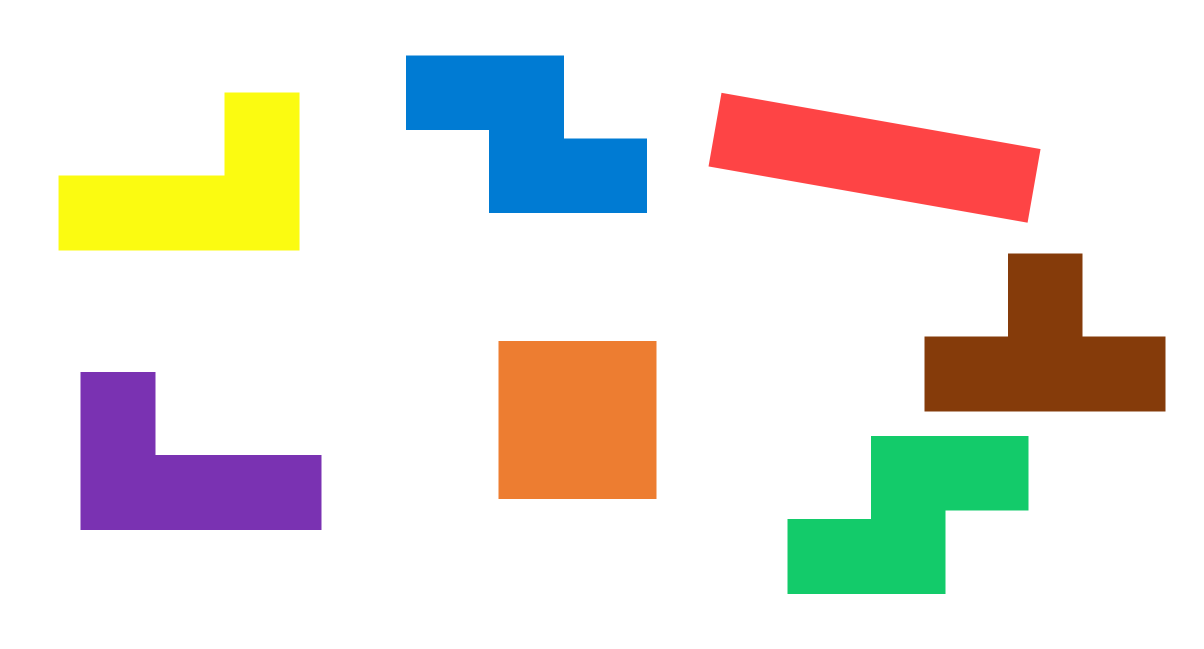
#> input picture identify_coordinate_angles/image_1.png, 2407 x 1297 px (shown at 1/2 size)
$ python detect_tetris.py
#> lines starting #> are read from the running program, lines starting #| are printed output that depends on the picture; after the words box and inside, x2 and y2 are one past the last pixel; in counts of white or black regions, pixels touching at a corner belong together
import cv2
import numpy as np
import math
import sys

# =============================================================================
# 物理参数 (Physical Parameters)
# =============================================================================
BLOCK_SIZE_MM = 18      # 单个基础块边长 (mm)
GAP_MM = 2              # 基础块之间间距 (mm)
BLOCK_PITCH_MM = BLOCK_SIZE_MM + GAP_MM  # 20mm, 块中心到相邻块中心的距离

# =============================================================================
# HSV 颜色范围
# O(Orange) 和 T(Brown) 的 H 值几乎相同 (~12), 需要用 V(明度) 区分:
#   O: V > 200 (明亮橙色)
#   T: V < 195 (暗棕色)
# =============================================================================
COLOR_RANGES = {
    'J': [([125, 80, 80], [150, 255, 255])],                                    # 紫色
    'L': [([22, 100, 100], [38, 255, 255])],                                     # 黄色
    'Z': [([90, 100, 80], [115, 255, 255])],                                     # 蓝色
    'N': [([60, 100, 80], [90, 255, 255])],                                      # 绿色
    'O': [([5, 150, 200], [20, 255, 255])],                                      # 橙色 (高明度)
    'T': [([5, 100, 50], [20, 255, 195])],                                       # 棕色 (低明度)
    'I': [([170, 80, 80], [180, 255, 255]), ([0, 80, 80], [5, 255, 255])],       # 红色
}


def classify_by_geometry(w, h, solidity):
    """
    根据 minAreaRect 的长宽比和 solidity 粗分类。
    w > h 已保证。
    """
    aspect = w / h if h > 0 else 0
    if aspect > 3.2:
        return 'I'          # 长条型 4:1
    elif aspect < 1.15 and solidity > 0.95:
        return 'O'          # 正方形 1:1
    else:
        return '4block'     # T, L, J, Z, N: aspect ~1.5, solidity ~0.8


def find_target_center_by_grid(cnt, shape_type, mask_shape):
    """
    通用的目标中心点定位函数 (栅格化分析法)。

    核心思路:
    1. 利用 minAreaRect 将方块旋转到水平(0度)
    2. 裁剪出方块区域
    3. 将裁剪区域划分为 rows x cols 的栅格 (如 2x3)
    4. 分析每个格子的占用率, 得到二值化网格
    5. 根据网格布局找到目标块:
       - L/J: 有 2 个垂直邻居的块 (转角块)
       - T: 有 3 个邻居的块 (中间块)
       - Z/N/I/O: 所有被占用格子的几何平均中心
    6. 将目标块的坐标逆旋转回原图

    参数:
        cnt: 轮廓
        shape_type: 形状类型 ('L', 'J', 'T', 'Z', 'N', 'I', 'O')
        mask_shape: 原图 mask 的 shape (height, width)
    返回:
        ((x, y), binary_grid): 原图中心坐标 和 二值化栅格 (用于角度计算)
    """
    rect = cv2.minAreaRect(cnt)
    center, (rw, rh), angle = rect

    # 确保 rw >= rh
    if rw < rh:
        rw, rh = rh, rw
        angle += 90
    while angle > 90:
        angle -= 180
    while angle <= -90:
        angle += 180

    # --- 步骤 1: 创建填充 mask 并旋转到 0 度 ---
    single_mask = np.zeros(mask_shape, dtype=np.uint8)
    cv2.drawContours(single_mask, [cnt], -1, 255, -1)

    M = cv2.getRotationMatrix2D(center, angle, 1.0)
    h_img, w_img = mask_shape
    rotated = cv2.warpAffine(single_mask, M, (w_img, h_img))

    # --- 步骤 2: 裁剪 ---
    margin = 5
    cx, cy = int(center[0]), int(center[1])
    half_w, half_h = int(rw / 2) + margin, int(rh / 2) + margin
    x1 = max(0, cx - half_w)
    y1 = max(0, cy - half_h)
    x2 = min(w_img, cx + half_w)
    y2 = min(h_img, cy + half_h)
    crop = rotated[y1:y2, x1:x2]

    if crop.size == 0:
        Mo = cv2.moments(cnt)
        if Mo['m00'] > 0:
            return ((Mo['m10'] / Mo['m00'], Mo['m01'] / Mo['m00']), None)
        return ((center[0], center[1]), None)

    crop_h, crop_w = crop.shape

    # --- 步骤 3: 确定栅格尺寸 ---
    if shape_type == 'I':
        grid_rows, grid_cols = 1, 4
    elif shape_type == 'O':
        grid_rows, grid_cols = 2, 2
    else:
        grid_rows, grid_cols = 2, 3

    # --- 步骤 4: 计算每个格子的占用率 ---
    grid = np.zeros((grid_rows, grid_cols))
    for r in range(grid_rows):
        for c in range(grid_cols):
            gy1 = int(r * crop_h / grid_rows)
            gy2 = int((r + 1) * crop_h / grid_rows)
            gx1 = int(c * crop_w / grid_cols)
            gx2 = int((c + 1) * crop_w / grid_cols)
            cell = crop[gy1:gy2, gx1:gx2]
            if cell.size > 0:
                grid[r, c] = np.sum(cell > 0) / cell.size

    binary = (grid > 0.5).astype(int)

    # --- 步骤 5: 根据形状类型找到目标格子 ---
    occupied = np.argwhere(binary == 1)
    target_r, target_c = -1, -1

    if shape_type in ['L', 'J']:
        for (r, c) in occupied:
            neighbors = []
            for dr, dc in [(-1, 0), (1, 0), (0, -1), (0, 1)]:
                nr, nc = r + dr, c + dc
                if 0 <= nr < grid_rows and 0 <= nc < grid_cols and binary[nr, nc] == 1:
                    neighbors.append((dr, dc))
            if len(neighbors) == 2:
                (d1r, d1c), (d2r, d2c) = neighbors
                if d1r * d2r + d1c * d2c == 0:
                    target_r, target_c = r, c
                    break

    elif shape_type == 'T':
        for (r, c) in occupied:
            neighbor_count = 0
            for dr, dc in [(-1, 0), (1, 0), (0, -1), (0, 1)]:
                nr, nc = r + dr, c + dc
                if 0 <= nr < grid_rows and 0 <= nc < grid_cols and binary[nr, nc] == 1:
                    neighbor_count += 1
            if neighbor_count == 3:
                target_r, target_c = r, c
                break

    # --- 步骤 6: 计算目标中心并逆旋转回原图 ---
    if target_r >= 0 and target_c >= 0:
        cell_w = crop_w / grid_cols
        cell_h = crop_h / grid_rows
        target_cx = (target_c + 0.5) * cell_w
        target_cy = (target_r + 0.5) * cell_h
    else:
        if len(occupied) > 0:
            cell_w = crop_w / grid_cols
            cell_h = crop_h / grid_rows
            avg_c = np.mean(occupied[:, 1])
            avg_r = np.mean(occupied[:, 0])
            target_cx = (avg_c + 0.5) * cell_w
            target_cy = (avg_r + 0.5) * cell_h
        else:
            target_cx = crop_w / 2
            target_cy = crop_h / 2

    full_x = x1 + target_cx
    full_y = y1 + target_cy

    M_full = np.vstack([M, [0, 0, 1]])
    M_inv = np.linalg.inv(M_full)
    pt_orig = M_inv @ np.array([full_x, full_y, 1.0])

    return ((pt_orig[0], pt_orig[1]), binary)


def compute_canonical_angle(shape_type, long_axis_angle, binary_grid):
    """
    计算方块相对于"正方向"的旋转角度。

    正方向定义 (所有方块在正方向时, "特征/凸起" 朝上):
      - L: 躺倒, 凸角朝上     ■         正方向时长边水平, 凸角在 top-left
                              ■ ■ ■
      - J: 躺倒, 凸角朝上         ■     正方向时长边水平, 凸角在 top-right
                              ■ ■ ■
      - T: 凸起朝上             ■       正方向时长边水平, 凸起在 top-center
                              ■ ■ ■
      - Z: 长边在底部          ■ ■       正方向时长边水平, 偏移在 top-left
                                ■ ■
      - N: 长边在底部            ■ ■     正方向时长边水平, 偏移在 top-right
                              ■ ■
      - I: 竖直, 向上          ■         正方向时长边竖直 (长边角度=90度)
                              ■
                              ■
      - O: 平放, 向上          ■ ■       正方向时边水平 (角度=0度)
                              ■ ■

    参数:
        shape_type: 方块类型
        long_axis_angle: minAreaRect 的长边角度 (已归一化到 [-90, 90)), 单位度
        binary_grid: 栅格化后的二值网格 (2x3, 1x4, 或 2x2)
    返回:
        rotation_deg: 相对于正方向的旋转角度, 范围 (-180, 180]
                      正值 = 顺时针旋转 (图像坐标系, y轴向下)
    """
    # long_axis_angle 是长边相对水平线的角度, 范围 [-90, 90)
    # 当方块旋转校正到 0 度后, 长边是水平的
    # binary_grid 是在校正后拍的栅格

    # ===== I 型: 正方向是竖直 (长边角度 = 90 度) =====
    if shape_type == 'I':
        # 正方向: 长边竖直 = 90 度
        # 当前长边角度 = long_axis_angle
        # 偏差 = long_axis_angle - 90
        rotation = long_axis_angle - 90.0
        # 归一化到 (-180, 180]
        while rotation > 180: rotation -= 360
        while rotation <= -180: rotation += 360
        return rotation

    # ===== O 型: 正方向是平放 (角度 = 0 度) =====
    if shape_type == 'O':
        # O 是正方形, 旋转 90 度等价, 所以归一化到 (-45, 45]
        rotation = long_axis_angle
        while rotation > 45: rotation -= 90
        while rotation <= -45: rotation += 90
        return rotation

    # ===== L, J, T, Z, N 型: 正方向是长边水平, 特征朝上 =====
    if binary_grid is None:
        return long_axis_angle

    rows, cols = binary_grid.shape

    # 判断特征在栅格中的位置 (top/bottom/left/right)
    # 校正后: row 0 = 上方, row 1 = 下方, col 0 = 左, col 2 = 右
    top_count = int(np.sum(binary_grid[0]))
    bottom_count = int(np.sum(binary_grid[1]))

    # 定义每种方块在"正方向"时的正确栅格模式:
    #
    # L 正方向: [[1,0,0],[1,1,1]]  -> top=1, bottom=3, 特征(单块)在 top-left
    # J 正方向: [[0,0,1],[1,1,1]]  -> top=1, bottom=3, 特征(单块)在 top-right
    # T 正方向: [[0,1,0],[1,1,1]]  -> top=1, bottom=3, 特征(单块)在 top-center
    # Z 正方向: [[1,1,0],[0,1,1]]  -> top=2, bottom=2, 左上 + 右下
    # N 正方向: [[0,1,1],[1,1,0]]  -> top=2, bottom=2, 右上 + 左下

    # 额外角度补偿: 如果特征朝下(而非朝上), 需要加 180 度
    feature_flip = 0.0

    if shape_type in ['L', 'J', 'T']:
        # 正方向: 单块(特征)在 top (top_count=1, bottom_count=3)
        if top_count == 1 and bottom_count == 3:
            # 特征已在上方, 无需翻转
            feature_flip = 0.0
        elif top_count == 3 and bottom_count == 1:
            # 特征在下方, 需要翻转 180 度
            feature_flip = 180.0
        elif top_count == 2 and bottom_count == 2:
            # 方块处于 "侧躺" 状态 (如 T 型凸起朝左或朝右)
            # 此时长边是竖直的, 但 minAreaRect 已经把角度归到了 [-90,90)
            # 检查左右分布
            left_count = int(np.sum(binary_grid[:, 0]))
            right_count = int(np.sum(binary_grid[:, -1]))
            if left_count == 1:
                # 特征在左 -> 相对正方向(朝上)需要顺时针转 90 度
                feature_flip = -90.0
            elif right_count == 1:
                # 特征在右 -> 相对正方向(朝上)需要逆时针转 90 度
                feature_flip = 90.0

    elif shape_type == 'Z':
        # Z 正方向: [[1,1,0],[0,1,1]] -> top-left 有块, bottom-right 有块
        # 判断当前是正Z还是翻转Z
        if binary_grid[0, 0] == 1 and binary_grid[1, -1] == 1:
            # 正常 Z 布局
            feature_flip = 0.0
        elif binary_grid[0, -1] == 1 and binary_grid[1, 0] == 1:
            # 翻转了 180 度
            feature_flip = 180.0

    elif shape_type == 'N':
        # N 正方向: [[0,1,1],[1,1,0]] -> top-right 有块, bottom-left 有块
        if binary_grid[0, -1] == 1 and binary_grid[1, 0] == 1:
            # 正常 N 布局
            feature_flip = 0.0
        elif binary_grid[0, 0] == 1 and binary_grid[1, -1] == 1:
            # 翻转了 180 度
            feature_flip = 180.0

    # 最终角度 = 长边角度 + 特征翻转补偿
    # long_axis_angle = 0 表示长边水平, 正方向也是长边水平(I除外)
    rotation = long_axis_angle + feature_flip

    # 归一化到 (-180, 180]
    while rotation > 180:
        rotation -= 360
    while rotation <= -180:
        rotation += 360

    return rotation


def detect_tetris_pieces(image_path, debug=True):
    """
    主检测函数。
    对每个识别到的方块, 根据颜色判断类型, 然后通过栅格化分析法定位:
      - L/J: 转角块中心 (栅格中有2个垂直邻居的格子)
      - T:   中间块中心 (栅格中有3个邻居的格子)
      - Z/N/I/O: 几何中心 (所有被占用格子的平均中心)
    返回列表: [{'type', 'center_px', 'angle', 'contour'}, ...]
    """
#> called with image_path = 'image_1.png', debug = True
    img = cv2.imread(image_path)
#> img is the input picture: shape (1297, 2407, 3); mean B, G, R 219.2, 226.7, 231.1
    if img is None:
        print(f"Error: Cannot load {image_path}")
        return []

    hsv = cv2.cvtColor(img, cv2.COLOR_BGR2HSV)
#> hsv: shape (1297, 2407, 3); mean H, S, V 11.4, 47.8, 245.1
    results = []
    debug_img = img.copy() if debug else None

    px_per_mm = None  # 像素/mm 比例, 用 I 型标定

    for color_name, ranges in COLOR_RANGES.items():
        # --- 1. 颜色分割 ---
        mask = np.zeros(hsv.shape[:2], dtype=np.uint8)
        for (lower, upper) in ranges:
            mask = cv2.bitwise_or(mask, cv2.inRange(hsv, np.array(lower), np.array(upper)))

        # --- 2. 形态学闭运算 (弥合 2mm 缝隙) ---
        kernel = np.ones((7, 7), np.uint8)
        mask = cv2.morphologyEx(mask, cv2.MORPH_CLOSE, kernel)

        # --- 3. 查找轮廓 ---
        contours, _ = cv2.findContours(mask, cv2.RETR_EXTERNAL, cv2.CHAIN_APPROX_SIMPLE)

        for cnt in contours:
            area = cv2.contourArea(cnt)
            if area < 2000:
                continue

            # --- 4. minAreaRect 获取角度和几何信息 ---
            rect = cv2.minAreaRect(cnt)
            center, (rw, rh), angle = rect

            # 确保 rw >= rh (长边 >= 短边)
            if rw < rh:
                rw, rh = rh, rw
                angle += 90

            # 归一化角度到 [-90, 90)
            while angle > 90:
                angle -= 180
            while angle <= -90:
                angle += 180

            # solidity (填充率)
            hull = cv2.convexHull(cnt)
            hull_area = cv2.contourArea(hull)
            solidity = area / hull_area if hull_area > 0 else 0

            # --- 5. 几何粗分类, 验证颜色类型 ---
            geo_class = classify_by_geometry(rw, rh, solidity)
            if geo_class == 'I' and color_name != 'I':
                continue
            if geo_class == 'O' and color_name != 'O':
                continue

            shape_type = color_name

            # --- 6. 计算目标中心点 (栅格化分析法) ---
            (target_x, target_y), binary_grid = find_target_center_by_grid(
                cnt, shape_type, mask.shape
            )

            # --- 7. 计算相对于正方向的旋转角度 ---
            canonical_angle = compute_canonical_angle(shape_type, angle, binary_grid)

            # --- 8. 标定: 用 I 型计算 px_per_mm ---
            if shape_type == 'I' and px_per_mm is None:
                i_long_mm = 4 * BLOCK_SIZE_MM + 3 * GAP_MM  # 78mm
                px_per_mm = rw / i_long_mm
                print(f"[Calibration] I-piece: {rw:.1f}px / {i_long_mm}mm = {px_per_mm:.3f} px/mm")

            result = {
                'type': shape_type,
                'center_px': (round(target_x, 1), round(target_y, 1)),
                'angle': round(canonical_angle, 2),
                'rect_size_px': (round(rw, 1), round(rh, 1)),
                'contour': cnt,
            }
            results.append(result)

            # --- 9. Debug 可视化 ---
            if debug_img is not None:
                tx, ty = int(target_x), int(target_y)

                # 绘制轮廓 (绿色)
                cv2.drawContours(debug_img, [cnt], -1, (0, 255, 0), 2)

                # 绘制 minAreaRect (青色)
                box = cv2.boxPoints(rect)
                box = np.int32(box)
                cv2.drawContours(debug_img, [box], -1, (255, 255, 0), 2)

                # 绘制目标吸取中心 (红色实心圆 + 白色边框)
                cv2.circle(debug_img, (tx, ty), 8, (0, 0, 255), -1)
                cv2.circle(debug_img, (tx, ty), 10, (255, 255, 255), 2)

                # 绘制正方向箭头 (黄色)
                # 正方向 = 0 度时指向图像"上方" (y轴负方向)
                # canonical_angle 表示方块相对于正方向旋转了多少度
                # 所以当前正方向在图像中指向: -90 + canonical_angle (从水平轴算起)
                # 换一种理解: 正方向在图像中的方位 = 从"向上"顺时针旋转 canonical_angle 度
                line_len = 80
                # "向上" = -90 度(从水平轴算), 再加上 canonical_angle
                arrow_angle_rad = math.radians(-90 + canonical_angle)
                ex = int(tx + line_len * math.cos(arrow_angle_rad))
                ey = int(ty + line_len * math.sin(arrow_angle_rad))
                cv2.arrowedLine(debug_img, (tx, ty), (ex, ey), (0, 0, 0), 2, tipLength=0.2)

                # 标注文字 (黑色描边 + 白色文字)
                label = f"{shape_type} {canonical_angle:.1f}deg"
                cv2.putText(debug_img, label, (tx + 15, ty - 15),
                            cv2.FONT_HERSHEY_SIMPLEX, 0.7, (0, 0, 0), 3)
                cv2.putText(debug_img, label, (tx + 15, ty - 15),
                            cv2.FONT_HERSHEY_SIMPLEX, 0.7, (255, 255, 255), 1)
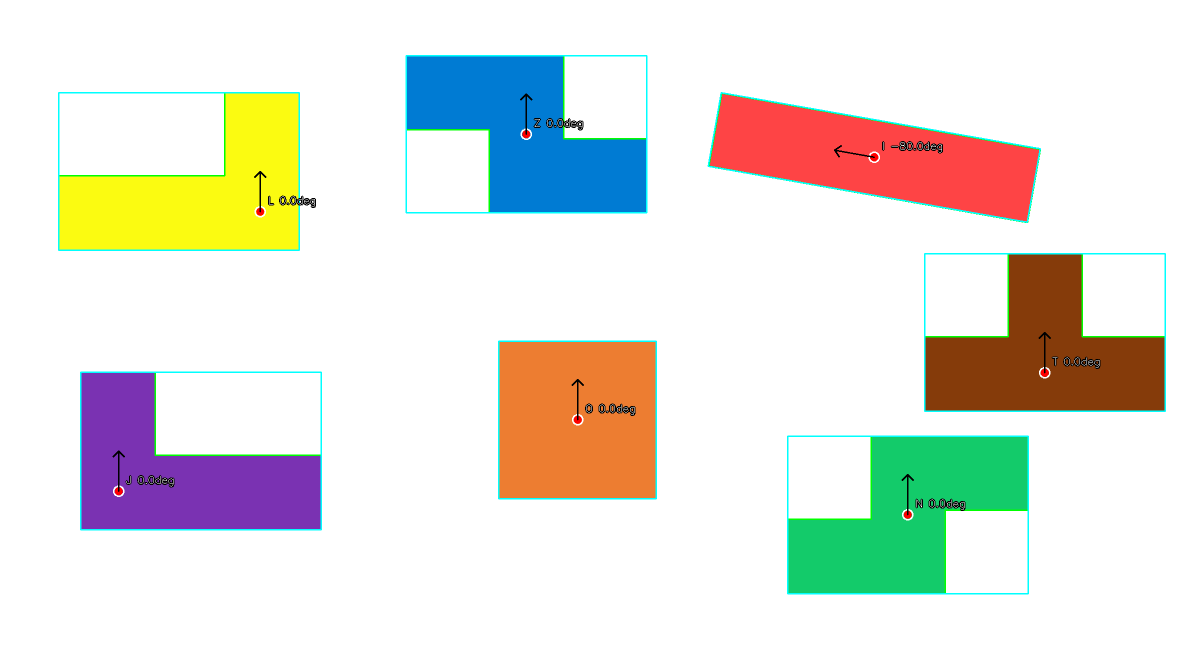
#> debug_img: shape (1297, 2407, 3) (shown at 1/2 size); 1.76% of pixels changed, all inside (x1, y1, x2, y2) = (116, 110, 2332, 1189)
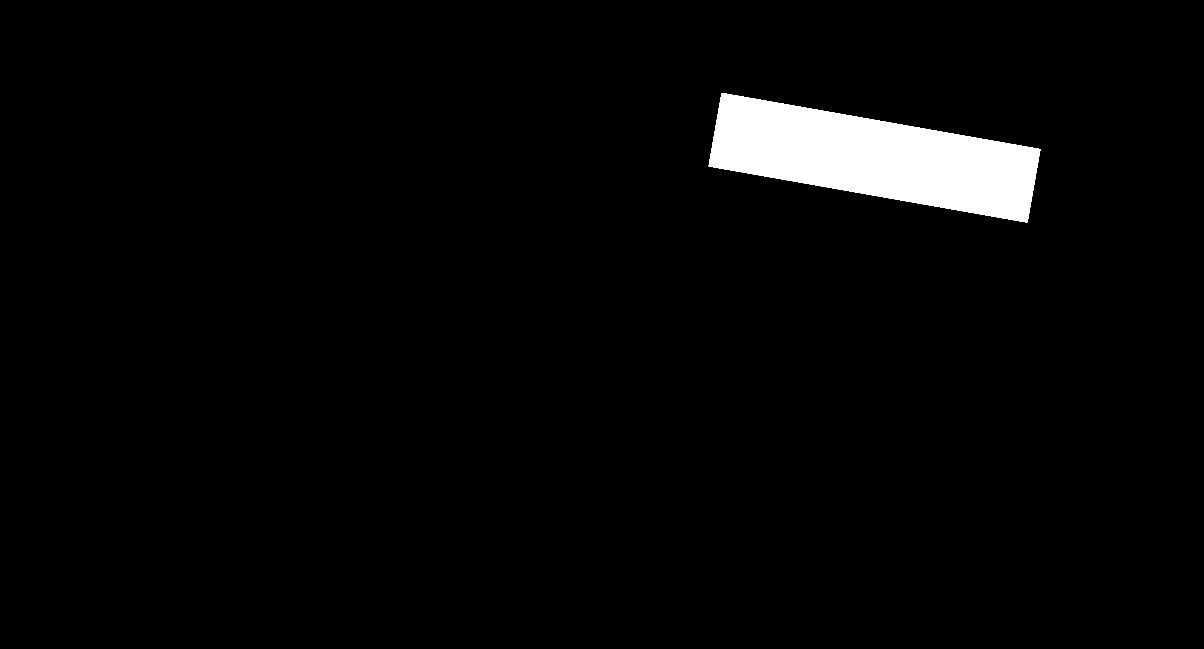
#> mask: shape (1297, 2407) (shown at 1/2 size); 3.1% white; 1 white region, box (x1, y1, x2, y2) and area: (1417, 186, 2081, 445) 97001
#> after the loop, i_long_mm = 78; px_per_mm = 8.31; results = 7 items

    # =========================================================================
    # 输出结果
    # =========================================================================
    print(f"\n{'='*60}")
    print(f" Detection Results: {image_path}")
    print(f"{'='*60}")
    if px_per_mm:
        print(f" Scale: {px_per_mm:.3f} px/mm")
#|  Scale: 8.309 px/mm
    print(f" Found {len(results)} pieces:")
#|  Found 7 pieces:
    print(f"{'='*60}")

    for i, r in enumerate(results):
        cx, cy = r['center_px']
        ang = r['angle']
        rw, rh = r['rect_size_px']
        line = f" [{i+1}] {r['type']:>2s} | pixel=({cx:7.1f}, {cy:7.1f})"
        if px_per_mm:
            mx = cx / px_per_mm
            my = cy / px_per_mm
            line += f" | mm=({mx:7.1f}, {my:7.1f})"
        line += f" | angle={ang:7.2f} deg | size=({rw:.0f}x{rh:.0f})"
        print(line)
#> this loop made 7 passes
#> (cx, cy, ang, rw, rh, line, mx, my) on passes 1 to 5: (237.7, 982, 0, 481, 315, ' [1]  J | pixel=(  237.7,   982.0)', 28.61, 118.2), (520.3, 423, 0, 481, 315, ' [2]  L | pixel=(  520.3,   423.0)', 62.62, 50.91), (1052, 268, 0, 481, 314, ' [3]  Z | pixel=( 1052.0,   268.0)', 126.6, 32.26), (1815, 1029, 0, 481, 315, ' [4]  N | pixel=( 1815.0,  1029.0)', 218.5, 123.8), (1155, 839, 0, 315, 315, ' [5]  O | pixel=( 1155.0,   839.0)', 139, 101)
#> (printed output is left out)

    print(f"{'='*60}\n")

    # 保存 debug 图
    if debug_img is not None:
        out_path = image_path.replace('.png', '_debug.png')
        cv2.imwrite(out_path, debug_img)
        print(f"[Debug] Saved to: {out_path}")

    return results


if __name__ == "__main__":
    images = sys.argv[1:] if len(sys.argv) > 1 else ['image_1.png']
    for img_path in images:
        detect_tetris_pieces(img_path, debug=True)
